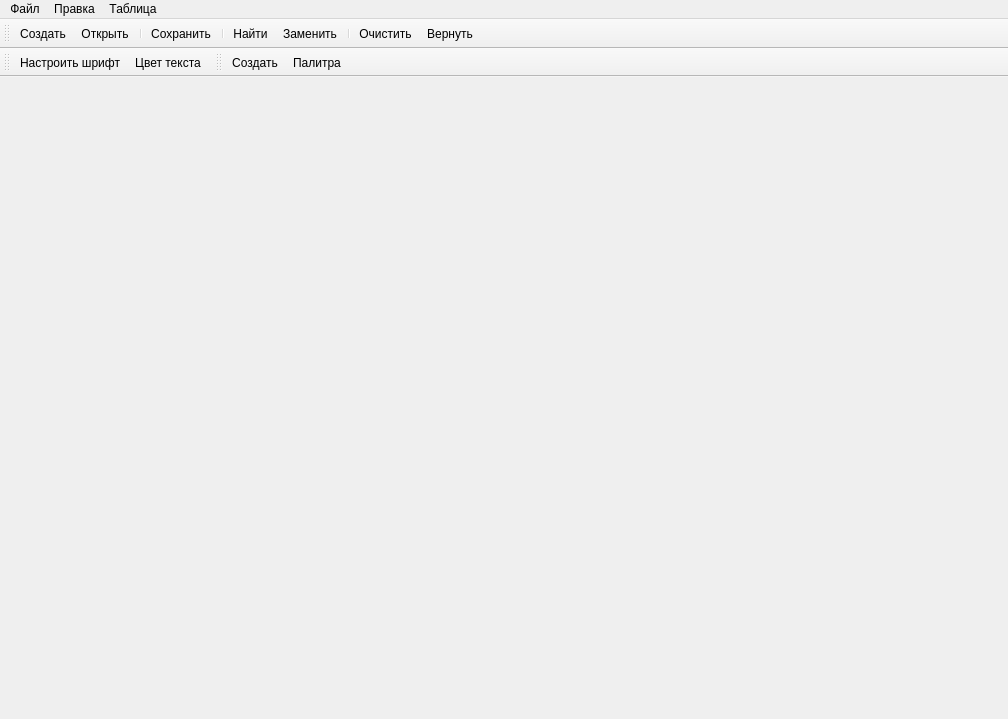
<?xml version="1.0" encoding="UTF-8"?>
<ui version="4.0">
 <class>MainWindow</class>
 <widget class="QMainWindow" name="MainWindow">
  <property name="geometry">
   <rect>
    <x>0</x>
    <y>0</y>
    <width>1008</width>
    <height>719</height>
   </rect>
  </property>
  <property name="windowTitle">
   <string>Text Editor</string>
  </property>
  <property name="windowIcon">
   <iconset resource="resources.qrc">
    <normaloff>:/img/img/icon.png</normaloff>:/img/img/icon.png</iconset>
  </property>
  <widget class="QWidget" name="centralwidget">
   <layout class="QVBoxLayout" name="verticalLayout_2">
    <item>
     <widget class="QTabWidget" name="tabWidget">
      <property name="currentIndex">
       <number>-1</number>
      </property>
      <property name="documentMode">
       <bool>true</bool>
      </property>
      <property name="tabsClosable">
       <bool>true</bool>
      </property>
     </widget>
    </item>
   </layout>
  </widget>
  <widget class="QMenuBar" name="menubar">
   <property name="geometry">
    <rect>
     <x>0</x>
     <y>0</y>
     <width>1008</width>
     <height>25</height>
    </rect>
   </property>
   <widget class="QMenu" name="menu">
    <property name="title">
     <string>Файл</string>
    </property>
    <addaction name="CreateFile"/>
    <addaction name="OpenFile"/>
    <addaction name="separator"/>
    <addaction name="Save"/>
    <addaction name="SaveAs"/>
   </widget>
   <widget class="QMenu" name="menu_2">
    <property name="title">
     <string>Правка</string>
    </property>
    <addaction name="Copy"/>
    <addaction name="Paste"/>
    <addaction name="separator"/>
    <addaction name="Find"/>
    <addaction name="Replace"/>
    <addaction name="separator"/>
    <addaction name="Clear"/>
    <addaction name="Redo"/>
   </widget>
   <widget class="QMenu" name="menu_3">
    <property name="title">
     <string>Таблица</string>
    </property>
    <addaction name="CreateTable"/>
    <addaction name="Palette"/>
   </widget>
   <addaction name="menu"/>
   <addaction name="menu_2"/>
   <addaction name="menu_3"/>
  </widget>
  <widget class="QToolBar" name="toolBar">
   <property name="windowTitle">
    <string>toolBar</string>
   </property>
   <attribute name="toolBarArea">
    <enum>TopToolBarArea</enum>
   </attribute>
   <attribute name="toolBarBreak">
    <bool>false</bool>
   </attribute>
   <addaction name="CreateFile"/>
   <addaction name="OpenFile"/>
   <addaction name="separator"/>
   <addaction name="Save"/>
   <addaction name="separator"/>
   <addaction name="Find"/>
   <addaction name="Replace"/>
   <addaction name="separator"/>
   <addaction name="Clear"/>
   <addaction name="Redo"/>
  </widget>
  <widget class="QToolBar" name="toolBar_2">
   <property name="windowTitle">
    <string>toolBar_2</string>
   </property>
   <attribute name="toolBarArea">
    <enum>TopToolBarArea</enum>
   </attribute>
   <attribute name="toolBarBreak">
    <bool>true</bool>
   </attribute>
   <addaction name="CustomizeFont"/>
   <addaction name="TextColor"/>
  </widget>
  <widget class="QToolBar" name="toolBar_3">
   <property name="windowTitle">
    <string>toolBar_3</string>
   </property>
   <attribute name="toolBarArea">
    <enum>TopToolBarArea</enum>
   </attribute>
   <attribute name="toolBarBreak">
    <bool>false</bool>
   </attribute>
   <addaction name="CreateTable"/>
   <addaction name="Palette"/>
  </widget>
  <action name="CreateFile">
   <property name="icon">
    <iconset resource="resources.qrc">
     <normaloff>:/img/img/add.png</normaloff>:/img/img/add.png</iconset>
   </property>
   <property name="text">
    <string>Создать</string>
   </property>
   <property name="shortcut">
    <string>Ctrl+N</string>
   </property>
  </action>
  <action name="OpenFile">
   <property name="icon">
    <iconset resource="resources.qrc">
     <normaloff>:/img/img/open_file.png</normaloff>:/img/img/open_file.png</iconset>
   </property>
   <property name="text">
    <string>Открыть</string>
   </property>
  </action>
  <action name="Save">
   <property name="icon">
    <iconset resource="resources.qrc">
     <normaloff>:/img/img/save.png</normaloff>:/img/img/save.png</iconset>
   </property>
   <property name="text">
    <string>Сохранить</string>
   </property>
  </action>
  <action name="SaveAs">
   <property name="icon">
    <iconset resource="resources.qrc">
     <normaloff>:/img/img/save_as.png</normaloff>:/img/img/save_as.png</iconset>
   </property>
   <property name="text">
    <string>Сохранить как...</string>
   </property>
  </action>
  <action name="Redo">
   <property name="icon">
    <iconset resource="resources.qrc">
     <normaloff>:/img/img/redo.png</normaloff>:/img/img/redo.png</iconset>
   </property>
   <property name="text">
    <string>Вернуть</string>
   </property>
   <property name="shortcut">
    <string>Ctrl+Shift+Z</string>
   </property>
  </action>
  <action name="Copy">
   <property name="icon">
    <iconset resource="resources.qrc">
     <normaloff>:/img/img/copy.png</normaloff>:/img/img/copy.png</iconset>
   </property>
   <property name="text">
    <string>Копировать</string>
   </property>
  </action>
  <action name="Paste">
   <property name="icon">
    <iconset resource="resources.qrc">
     <normaloff>:/img/img/paste.png</normaloff>:/img/img/paste.png</iconset>
   </property>
   <property name="text">
    <string>Вставить</string>
   </property>
  </action>
  <action name="Find">
   <property name="icon">
    <iconset resource="resources.qrc">
     <normaloff>:/img/img/search.png</normaloff>:/img/img/search.png</iconset>
   </property>
   <property name="text">
    <string>Найти</string>
   </property>
  </action>
  <action name="Replace">
   <property name="icon">
    <iconset resource="resources.qrc">
     <normaloff>:/img/img/find_and_replace.png</normaloff>:/img/img/find_and_replace.png</iconset>
   </property>
   <property name="text">
    <string>Заменить</string>
   </property>
  </action>
  <action name="Clear">
   <property name="icon">
    <iconset resource="resources.qrc">
     <normaloff>:/img/img/remove.png</normaloff>:/img/img/remove.png</iconset>
   </property>
   <property name="text">
    <string>Очистить</string>
   </property>
   <property name="shortcut">
    <string>Ctrl+Z</string>
   </property>
  </action>
  <action name="CreateTable">
   <property name="icon">
    <iconset resource="resources.qrc">
     <normaloff>:/img/img/add_table.png</normaloff>:/img/img/add_table.png</iconset>
   </property>
   <property name="text">
    <string>Создать </string>
   </property>
  </action>
  <action name="CustomizeFont">
   <property name="icon">
    <iconset resource="resources.qrc">
     <normaloff>:/img/img/font_size.png</normaloff>:/img/img/font_size.png</iconset>
   </property>
   <property name="text">
    <string>Настроить шрифт</string>
   </property>
  </action>
  <action name="TextColor">
   <property name="icon">
    <iconset resource="resources.qrc">
     <normaloff>:/img/img/text_color.png</normaloff>:/img/img/text_color.png</iconset>
   </property>
   <property name="text">
    <string>Цвет текста</string>
   </property>
  </action>
  <action name="Palette">
   <property name="icon">
    <iconset resource="resources.qrc">
     <normaloff>:/img/img/paint_palette.png</normaloff>:/img/img/paint_palette.png</iconset>
   </property>
   <property name="text">
    <string>Палитра</string>
   </property>
  </action>
 </widget>
 <resources>
  <include location="resources.qrc"/>
 </resources>
 <connections/>
</ui>
